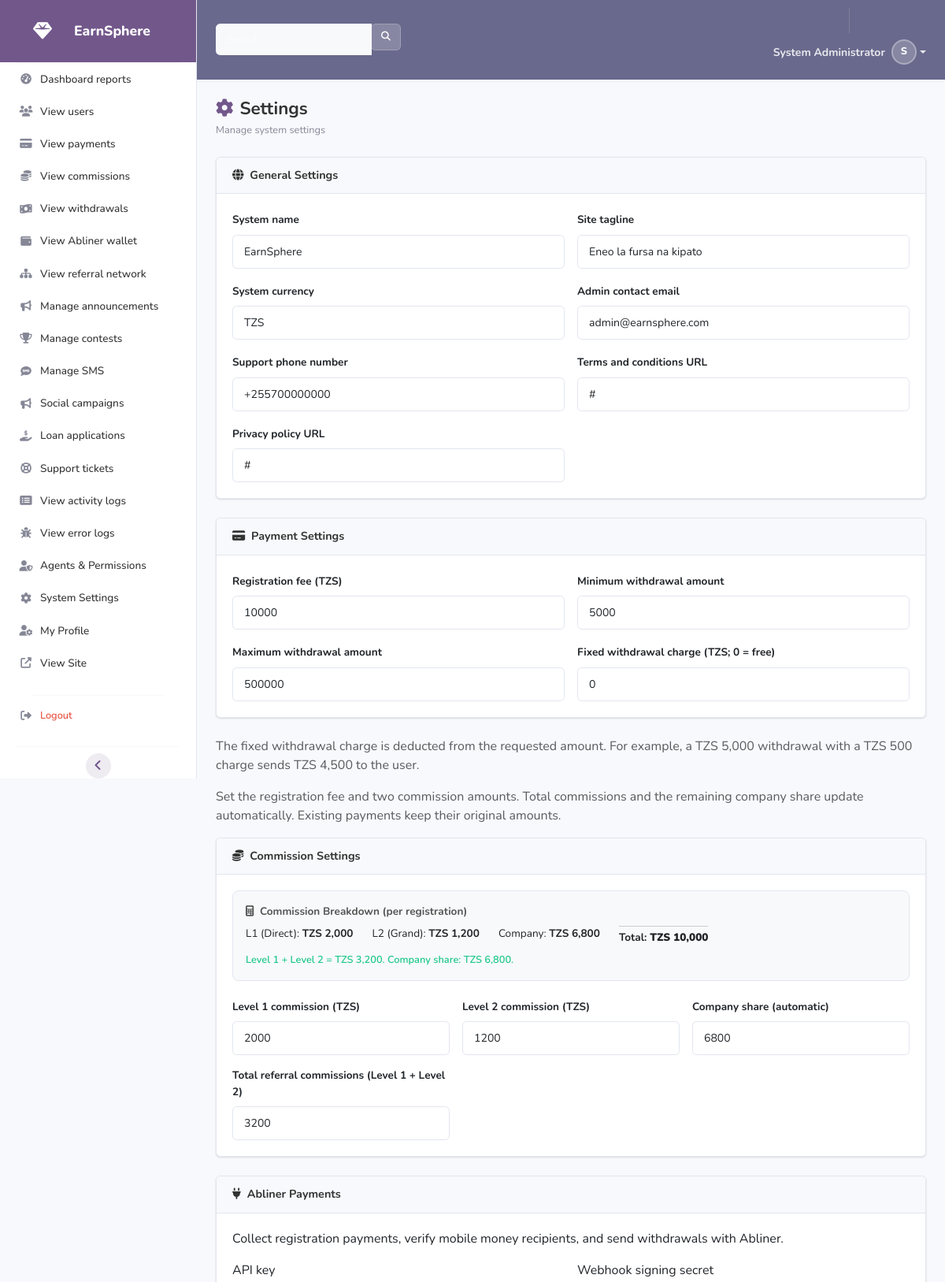
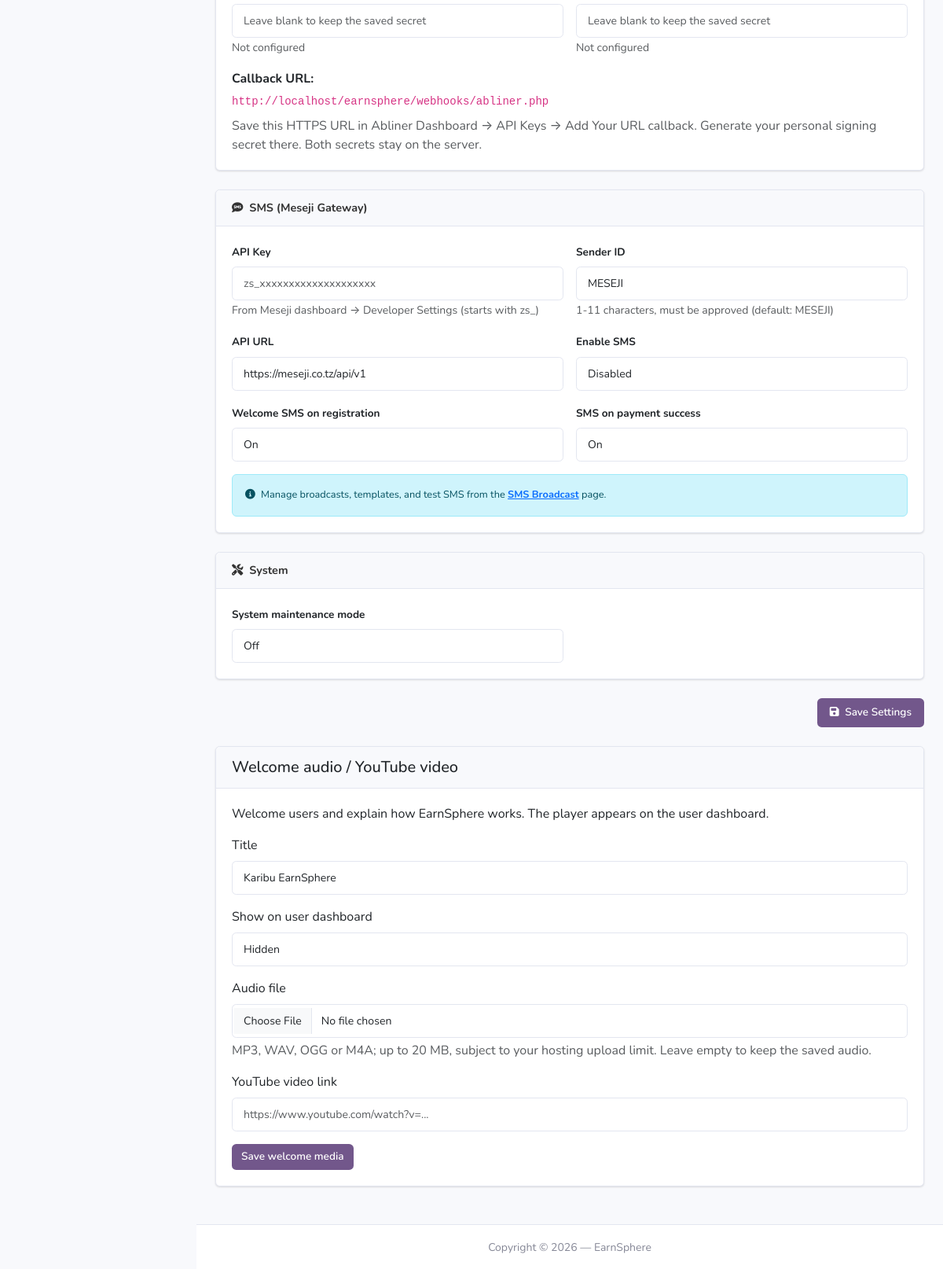
Screenshot of /admin/settings.php (signed in) with the database file from the repository (2 pictures, top to bottom).
### tables this page shows
CREATE TABLE IF NOT EXISTS `users` (
    `id` INT UNSIGNED NOT NULL AUTO_INCREMENT,
    `full_name` VARCHAR(150) NOT NULL,
    `phone` VARCHAR(20) NOT NULL,
    `email` VARCHAR(150) DEFAULT NULL,
    `password` VARCHAR(255) NOT NULL,
    `referral_code` VARCHAR(20) NOT NULL,
    `referred_by` INT UNSIGNED DEFAULT NULL,
    `referred_by_level` TINYINT UNSIGNED DEFAULT NULL COMMENT '1=direct,2=level2,3=level3',
    `avatar` VARCHAR(255) DEFAULT NULL,
    `status` ENUM('pending','active','suspended') NOT NULL DEFAULT 'pending',
    `role` ENUM('user','admin','agent') NOT NULL DEFAULT 'user',
    `staff_version` INT UNSIGNED NOT NULL DEFAULT 0,
    `is_online` TINYINT(1) NOT NULL DEFAULT 0,
    `last_login` DATETIME DEFAULT NULL,
    `ip_address` VARCHAR(45) DEFAULT NULL,
    `created_at` DATETIME NOT NULL DEFAULT CURRENT_TIMESTAMP,
    `updated_at` DATETIME NOT NULL DEFAULT CURRENT_TIMESTAMP ON UPDATE CURRENT_TIMESTAMP,
    PRIMARY KEY (`id`),
    UNIQUE KEY `uk_phone` (`phone`),
    UNIQUE KEY `uk_email` (`email`),
    UNIQUE KEY `uk_referral_code` (`referral_code`),
    KEY `idx_referred_by` (`referred_by`),
    KEY `idx_status` (`status`),
    KEY `idx_role` (`role`),
    CONSTRAINT `fk_users_referred_by` FOREIGN KEY (`referred_by`) REFERENCES `users` (`id`) ON DELETE SET NULL
);

CREATE TABLE IF NOT EXISTS `settings` (
    `id` INT UNSIGNED NOT NULL AUTO_INCREMENT,
    `setting_key` VARCHAR(100) NOT NULL,
    `setting_value` TEXT DEFAULT NULL,
    `setting_type` ENUM('text','number','boolean','json') NOT NULL DEFAULT 'text',
    `description` VARCHAR(255) DEFAULT NULL,
    `updated_at` DATETIME NOT NULL DEFAULT CURRENT_TIMESTAMP ON UPDATE CURRENT_TIMESTAMP,
    PRIMARY KEY (`id`),
    UNIQUE KEY `uk_setting_key` (`setting_key`)
);

### admin/settings.php (the view, shortened to what the rows shown need)
<?php
require_once dirname(__DIR__) . '/config/database.php';
require_once dirname(__DIR__) . '/includes/helpers.php';
$allSettings = Database::fetchAll("SELECT * FROM settings ORDER BY id ASC");
$settingsMap = [];
foreach ($allSettings as $s) {
    $settingsMap[$s['setting_key']] = $s;
}
foreach (['registration_fee' => 'Registration fee (TZS)', 'commission_l1' => 'Level 1 commission (TZS)', 'commission_l2' => 'Level 2 commission (TZS)', 'commission_total' => 'Total referral commissions (Level 1 + Level 2)', 'company_earning' => 'Company share (automatic)'] as $key => $label) {
    $defaults = ['registration_fee' => REGISTRATION_FEE, 'commission_l1' => COMMISSION_L1, 'commission_l2' => COMMISSION_L2, 'commission_total' => 0, 'company_earning' => 0];
    $settingsMap[$key] = ['setting_value' => $settingsMap[$key]['setting_value'] ?? (string) $defaults[$key], 'description' => $label];
}
$settingsMap['withdrawal_charge'] = ['setting_value' => $settingsMap['withdrawal_charge']['setting_value'] ?? '0', 'description' => 'Fixed withdrawal charge (TZS; 0 = free)'];
$categories = [
    'general'  => ['site_name', 'site_tagline', 'currency', 'admin_email', 'support_phone', 'terms_url', 'privacy_url'],
    'payment'  => ['registration_fee', 'min_withdrawal', 'max_withdrawal', 'withdrawal_charge'],
    'commission' => ['commission_l1', 'commission_l2', 'company_earning', 'commission_total'],
    'abliner' => ['abliner_api_key', 'abliner_webhook_secret'],
    'payout'   => ['payout_channel', 'payout_webhook_url'],
    'sms'      => ['meseji_api_key', 'meseji_api_url', 'meseji_sender_id', 'meseji_enabled', 'sms_welcome_enabled', 'sms_payment_enabled'],
    'system'   => ['maintenance_mode'],
];
include __DIR__ . '/admin_header.php';
?>
<div class="page-header">
    <h1><i class="fas fa-cog me-2" style="color:var(--primary);"></i>Settings</h1>
</div>
<form method="POST">
    <div class="card mb-4">
        <div class="card-body">
            <div class="row g-3">
                <?php foreach ($categories['general'] as $key): ?>
                    <?php $s = $settingsMap[$key] ?? null; if (!$s) continue; ?>
                    <div class="col-md-6">
                        <label class="form-label" style="font-weight:700;font-size:0.85rem;"><?= $s['description'] ?: $key ?></label>
                        <input type="text" class="form-control" name="settings[<?= $key ?>]" value="<?= sanitize($s['setting_value']) ?>">
                    </div>
                <?php endforeach; ?>
            </div>
        </div>
    </div>
    <div class="card mb-4">
        <div class="card-body">
            <div class="row g-3">
                <?php foreach ($categories['payment'] as $key): ?>
                    <?php $s = $settingsMap[$key] ?? null; if (!$s) continue; ?>
                    <div class="col-md-6">
                        <label class="form-label" style="font-weight:700;font-size:0.85rem;"><?= $s['description'] ?: $key ?></label>
                        <input type="number" class="form-control" name="settings[<?= $key ?>]" value="<?= sanitize($s['setting_value']) ?>">
                    </div>
                <?php endforeach; ?>
            </div>
        </div>
    </div>
    <div class="card mb-4">
        <div class="card-body">
            <div class="row g-3">
                <?php foreach ($categories['system'] as $key): ?>
                    <?php $s = $settingsMap[$key] ?? null; if (!$s) continue; ?>
                    <div class="col-md-6">
                        <label class="form-label" style="font-weight:700;font-size:0.85rem;"><?= $s['description'] ?: $key ?></label>
                        <select class="form-select" name="settings[<?= $key ?>]">
                            <option value="0" <?= $s['setting_value'] === '0' ? 'selected' : '' ?>>Off</option>
                        </select>
                    </div>
                <?php endforeach; ?>
            </div>
        </div>
    </div>
</form>
<?php include __DIR__ . '/admin_footer.php'; ?>

### admin/admin_header.php (shortened to what the rows shown need)
<?php
require_once dirname(__DIR__) . '/includes/helpers.php';
$adminUser = Database::fetchOne("SELECT full_name, avatar FROM users WHERE id = ?", [$_SESSION['user_id']]);
?>
<!DOCTYPE html>
<html lang="en">
<head>
    <link href="https://cdn.jsdelivr.net/npm/bootstrap@5.3.3/dist/css/bootstrap.min.css" rel="stylesheet">
    <link rel="stylesheet" href="https://cdnjs.cloudflare.com/ajax/libs/font-awesome/6.5.1/css/all.min.css">
    <link rel="stylesheet" href="<?= SITE_URL ?>/assets/css/admin.css">
</head>
<body id="page-top">
<div id="wrapper">
<div id="content-wrapper" class="d-flex flex-column">
    <div id="content">
        <nav class="topbar d-flex align-items-center justify-content-between">
            <ul class="navbar-nav ml-auto d-flex align-items-center">
                <li class="nav-item dropdown no-arrow">
                    <a class="nav-link dropdown-toggle d-flex align-items-center" href="#" id="userDropdown" role="button" data-bs-toggle="dropdown" style="color: rgba(255,255,255,0.85);">
                        <span class="mr-2 d-none d-lg-inline small" style="font-weight:700;">
                            <?= htmlspecialchars($adminUser['full_name'] ?? 'Staff', ENT_QUOTES) ?>
                        </span>
                        <div style="width:32px;height:32px;border-radius:50%;background:rgba(255,255,255,0.2);color:white;display:inline-flex;align-items:center;justify-content:center;font-weight:800;font-size:0.8rem;vertical-align:middle;margin-left:0.5rem;border:2px solid rgba(255,255,255,0.3);">
                            <?= strtoupper(substr($adminUser['full_name'] ?? 'A', 0, 1)) ?>
                        </div>
                    </a>
                </li>
            </ul>
        </nav>
        <div class="container-fluid" id="container-wrapper">

### rows the page displays
users: full_name "System Administrator", full_name "S"
settings: description "System name", setting_value "EarnSphere"
settings: description "Site tagline", setting_value "Eneo la fursa na kipato"
settings: description "System currency", setting_value "TZS"
settings: description "Admin contact email", setting_value "admin@earnsphere.com"
settings: description "Support phone number", setting_value "+255700000000"
settings: description "Terms and conditions URL", setting_value "#"
settings: description "Privacy policy URL", setting_value "#"
settings: description "Minimum withdrawal amount", setting_value "5000"
settings: description "Maximum withdrawal amount", setting_value "500000"
settings: description "System maintenance mode", setting_value "Off"

### other values shown
$item['label'] "Dashboard reports"
$item['label'] "View users"
$item['label'] "View payments"
$item['label'] "View commissions"
$item['label'] "View withdrawals"
$item['label'] "View Abliner wallet"
$item['label'] "View referral network"
$item['label'] "Manage announcements"
$item['label'] "Manage contests"
$item['label'] "Manage SMS"
$item['label'] "Social campaigns"
$item['label'] "Loan applications"
$item['label'] "Support tickets"
$item['label'] "View activity logs"
$item['label'] "View error logs"
